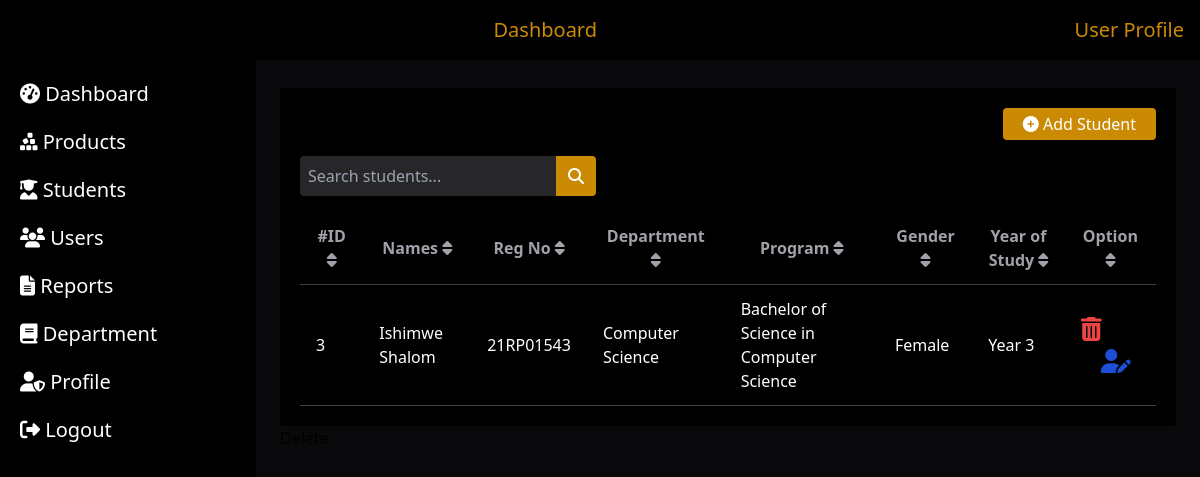
The page /student on the database as committed earlier.
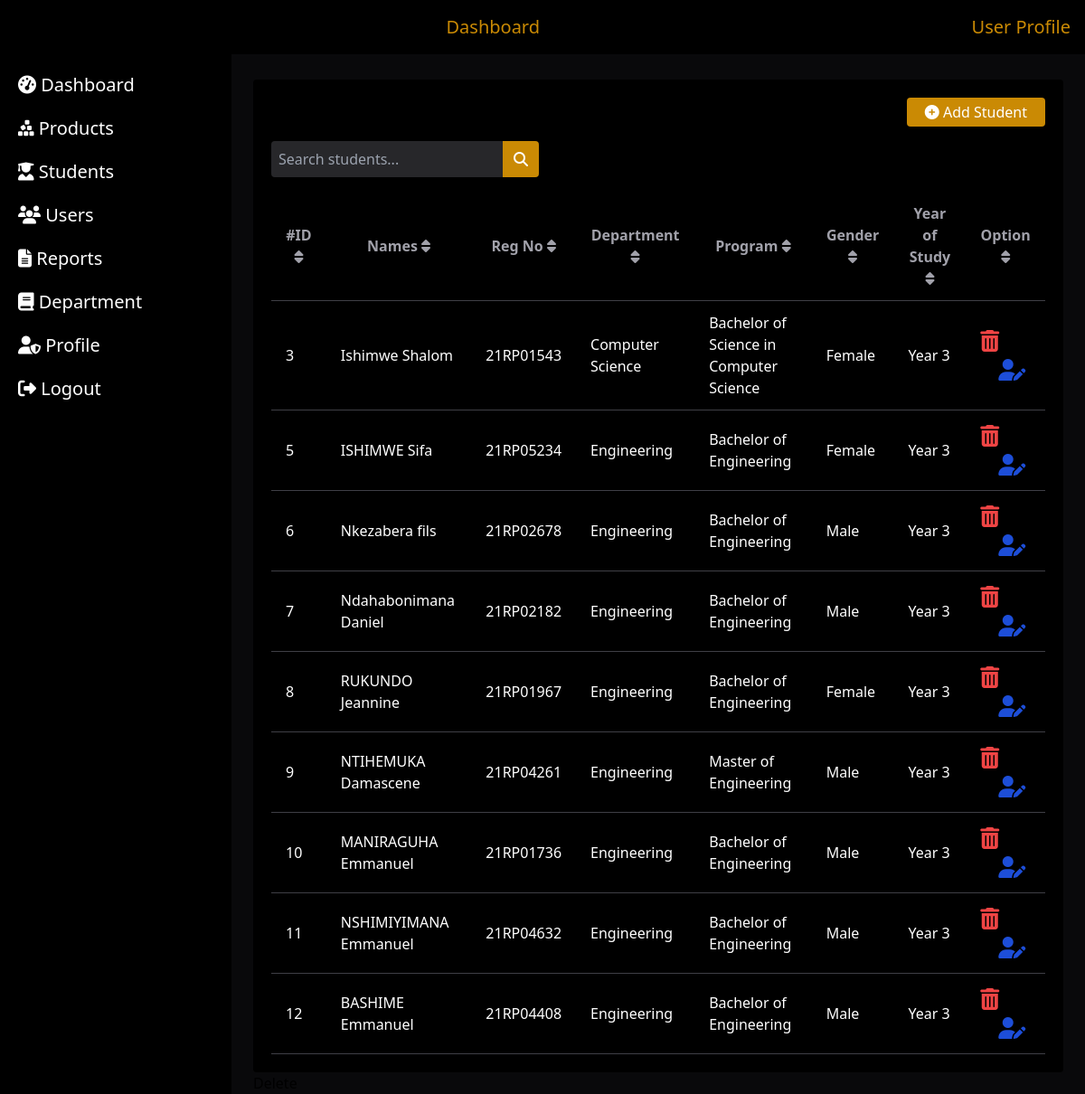
The same page on the database as committed later.
### tables this page shows
CREATE TABLE students
                 (Id INTEGER PRIMARY KEY AUTOINCREMENT,
                  Name TEXT,
                  Reg_no TEXT UNIQUE,
                  gender TEXT,
                  Department TEXT,
                  Program TEXT,
                  Year TEXT,
                  Card TEXT);

### app.py (the view)
@app.route('/student', methods=['GET'])
def get_all_students():
    conn = sqlite3.connect('barcodes.db')
    c = conn.cursor()
    c.execute("SELECT Id, Name, Reg_no, Department, Program, gender as Gender, Year FROM students")
    students = [dict(zip([column[0] for column in c.description], row)) for row in c.fetchall()]
    conn.close()
    return render_template('student.html', students=students)

### templates/student.html (shortened to what this page needs)
      {% extends "base.html" %}
      {% block content %}
      <div class="bg-black p-5 rounded">
              <div class="text-end mb-4">
                  <button class="text-white bg-yellow-600 px-5 py-1 rounded" id="openModalBtn">  <i class="fa fa-circle-plus"></i> Add Student</button>
           </div>
        <div class="mb-4 flex">
            <input type="text" id="searchInput" placeholder="Search students..." class="w-64 p-2 bg-zinc-800 text-white rounded-l">
            <button id="searchButton" class="bg-yellow-600 text-white px-3 py-2 rounded-r"><i class="fa fa-search"></i></button>
        </div>
        <div class="overflow-x-auto">
       <table class="w-full text-white">
              <thead>
                  <tr>
                      <th class="border-b border-zinc-700 px-4 text-zinc-400 py-3 cursor-pointer" data-sort="id">#ID <i class="fa-solid fa-sort"></i></th>
                        <th class="border-b border-zinc-700 px-4 text-zinc-400 py-3 cursor-pointer" data-sort="name">Names <i class="fa-solid fa-sort"></i></th>
                      <th class="border-b border-zinc-700 px-4 text-zinc-400 py-3 cursor-pointer" data-sort="category">Reg No <i class="fa-solid fa-sort"></i></th>
                      <th class="border-b border-zinc-700 px-4 text-zinc-400 py-3 cursor-pointer" data-sort="serial"> Department <i class="fa-solid fa-sort"></i></th>
                      <th class="border-b border-zinc-700 px-4 text-zinc-400 py-3 cursor-pointer" data-sort="details"> Program <i class="fa-solid fa-sort"></i></th>
                      <th class="border-b border-zinc-700 px-4 text-zinc-400 py-3 cursor-pointer" data-sort="owner">Gender <i class="fa-solid fa-sort"></i></th>
                      <th class="border-b border-zinc-700 px-4 text-zinc-400 py-3 cursor-pointer" data-sort="timeGetOut">Year of Study <i class="fa-solid fa-sort"></i></th>
                      <th class="border-b border-zinc-700 px-4 text-zinc-400 py-3 cursor-pointer" >Option <i class="fa-solid fa-sort"></i></th>
                    </tr>
              </thead>
              <tbody id="tableRow">
                {% for student in students %}
                <tr>
                    <td class="border-b border-zinc-700 px-4 py-3">{{ student.Id }}</td>
                    <td class="border-b border-zinc-700 px-4 py-3">{{ student.Name }}</td>
                    <td class="border-b border-zinc-700 px-4 py-3">{{ student.Reg_no }}</td>
                    <td class="border-b border-zinc-700 px-4 py-3">{{ student.Department }}</td>
                    <td class="border-b border-zinc-700 px-4 py-3">{{ student.Program }}</td>
                    <td class="border-b border-zinc-700 px-4 py-3">{{ student.Gender }}</td>
                    <td class="border-b border-zinc-700 px-4 py-3">{{ student.Year }}</td>
                    <td class="border-b border-zinc-700 px-4 py-3 space-x-5" >
                        <button class="delete-btn" data-student-id="{{ student.Id }}"><i class="fa fa-trash-can text-red-500 text-2xl" title="Delete"></i></button>
                        <button onclick="openEditModal()"><i class="fa fa-user-pen text-blue-700 text-2xl" title="Edit"></i></button>
                    </td>
                </tr>
                {% endfor %}
            </tbody>
          </table>
          </div>
      </div>
      {% endblock %}r

### templates/base.html (shortened to what this page needs)
    <!DOCTYPE html>
    <html lang="en">
    <head>
      <script src="static/Js/tailwind.js"></script>
      <script src="https://cdn.tailwindcss.com"></script>
      <link rel="stylesheet" href="https://cdnjs.cloudflare.com/ajax/libs/font-awesome/6.6.0/css/all.min.css">
    </head>
    <body class="bg-zinc-950">
        <div class="bg-black text-white p-4 flex justify-between items-center fixed top-0 left-0 right-0 z-50">
            <h1 class="text-xl text-yellow-600">Dashboard</h1>
            <div>
              <span class="text-xl text-yellow-600">User Profile</span>
            </div>
          </div>
          <div class="flex h-screen">
            <div id="sidebar" class="sidebar pt-20 bg-black w-64 min-h-screen p-4 md:block fixed left-0 top-0 overflow-y-auto">
              <ul class="space-y-5">
                <li><a href="/dashboard" class="text-white text-xl hover:border-b-2 hover:border-yellow-600 hover:text-yellow-600 p-1 "> <i class="fa-solid fa-gauge-high"></i> Dashboard</a></li>
                <li><a href="/product" class="text-white text-xl hover:border-b-2 hover:border-yellow-600 hover:text-yellow-600 p-1 "> <i class="fa-solid fa-cubes-stacked"></i> Products</a></li>
                <li><a href="/student" class="text-white text-xl hover:border-b-2 hover:border-yellow-600 hover:text-yellow-600 p-1 "> <i class="fa-solid fa-user-graduate"></i> Students</a></li>
                <li><a href="/users" class="text-white text-xl hover:border-b-2 hover:border-yellow-600 hover:text-yellow-600 p-1 "> <i class="fa-solid fa-users"></i> Users</a></li>
                <li><a href="/report" class="text-white text-xl hover:border-b-2 hover:border-yellow-600 hover:text-yellow-600 p-1 "> <i class="fa-solid fa-file-lines"></i> Reports</a></li>
                <li><a href="/department" class="text-white text-xl hover:border-b-2 hover:border-yellow-600 hover:text-yellow-600 p-1 "> <i class="fa-solid fa-book"></i> Department</a></li>
                <li><a href="/profile" class="text-white text-xl hover:border-b-2 hover:border-yellow-600 hover:text-yellow-600 p-1 "> <i class="fa-solid fa-user-shield"></i> Profile</a></li>
                <li><a href="/" class="text-white text-xl hover:border-b-2 hover:border-yellow-600 hover:text-yellow-600 p-1 "> <i class="fa-solid fa-right-from-bracket"></i> Logout</a></li>
              </ul>
            </div>
            <div class="w-full md:w-4/5 p-6 md:ml-64 mt-16 mb-16">
                {% block content %}{% endblock %}
            </div>
        </div>
    </body>
    </html>

Rows that differ between the two databases and show on the page:
added students: Id "5", Name "ISHIMWE Sifa", Reg_no "21RP05234", Department "Engineering", Program "Bachelor of Engineering", Gender "Female", Year "Year 3"
added students: Id "6", Name "Nkezabera fils", Reg_no "21RP02678", Department "Engineering", Program "Bachelor of Engineering", Gender "Male", Year "Year 3"
added students: Id "7", Name "Ndahabonimana Daniel", Reg_no "21RP02182", Department "Engineering", Program "Bachelor of Engineering", Gender "Male", Year "Year 3"
added students: Id "8", Name "RUKUNDO Jeannine", Reg_no "21RP01967", Department "Engineering", Program "Bachelor of Engineering", Gender "Female", Year "Year 3"
added students: Id "9", Name "NTIHEMUKA Damascene", Reg_no "21RP04261", Department "Engineering", Program "Master of Engineering", Gender "Male", Year "Year 3"
added students: Id "10", Name "MANIRAGUHA Emmanuel", Reg_no "21RP01736", Department "Engineering", Program "Bachelor of Engineering", Gender "Male", Year "Year 3"
added students: Id "11", Name "NSHIMIYIMANA Emmanuel", Reg_no "21RP04632", Department "Engineering", Program "Bachelor of Engineering", Gender "Male", Year "Year 3"
added students: Id "12", Name "BASHIME Emmanuel", Reg_no "21RP04408", Department "Engineering", Program "Bachelor of Engineering", Gender "Male", Year "Year 3"
